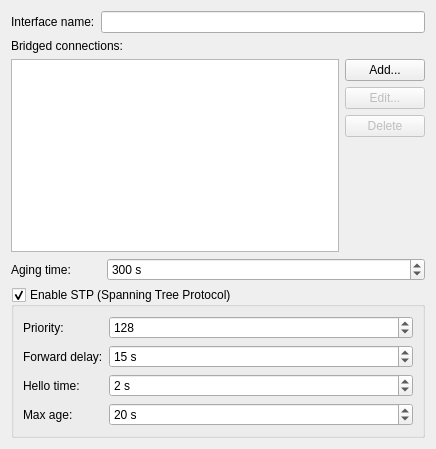
<?xml version="1.0" encoding="UTF-8"?>
<ui version="4.0">
 <author>Lukáš Tinkl &lt;ltinkl@redhat.com&gt;</author>
 <class>BridgeWidget</class>
 <widget class="QWidget" name="BridgeWidget">
  <property name="geometry">
   <rect>
    <x>0</x>
    <y>0</y>
    <width>436</width>
    <height>449</height>
   </rect>
  </property>
  <layout class="QGridLayout" name="gridLayout_2">
   <item row="0" column="0">
    <widget class="QLabel" name="label">
     <property name="text">
      <string>Interface name:</string>
     </property>
     <property name="buddy">
      <cstring>ifaceName</cstring>
     </property>
    </widget>
   </item>
   <item row="0" column="1" colspan="2">
    <widget class="KLineEdit" name="ifaceName"/>
   </item>
   <item row="1" column="0" colspan="3">
    <widget class="QLabel" name="label_7">
     <property name="text">
      <string>Bridged connections:</string>
     </property>
     <property name="buddy">
      <cstring>bridges</cstring>
     </property>
    </widget>
   </item>
   <item row="2" column="0" colspan="3">
    <layout class="QGridLayout" name="gridLayout">
     <item row="0" column="0" rowspan="4">
      <widget class="KListWidget" name="bridges">
       <property name="editTriggers">
        <set>QAbstractItemView::NoEditTriggers</set>
       </property>
       <property name="alternatingRowColors">
        <bool>true</bool>
       </property>
       <property name="uniformItemSizes">
        <bool>true</bool>
       </property>
      </widget>
     </item>
     <item row="0" column="1">
      <widget class="KPushButton" name="btnAdd">
       <property name="text">
        <string>Add...</string>
       </property>
       <property name="icon">
        <iconset theme="list-add">
         <normaloff/>
        </iconset>
       </property>
      </widget>
     </item>
     <item row="1" column="1">
      <widget class="KPushButton" name="btnEdit">
       <property name="enabled">
        <bool>false</bool>
       </property>
       <property name="text">
        <string>Edit...</string>
       </property>
       <property name="icon">
        <iconset theme="configure">
         <normaloff/>
        </iconset>
       </property>
      </widget>
     </item>
     <item row="2" column="1">
      <widget class="KPushButton" name="btnDelete">
       <property name="enabled">
        <bool>false</bool>
       </property>
       <property name="text">
        <string>Delete</string>
       </property>
       <property name="icon">
        <iconset theme="edit-delete">
         <normaloff/>
        </iconset>
       </property>
      </widget>
     </item>
     <item row="3" column="1">
      <spacer name="verticalSpacer">
       <property name="orientation">
        <enum>Qt::Vertical</enum>
       </property>
       <property name="sizeHint" stdset="0">
        <size>
         <width>20</width>
         <height>40</height>
        </size>
       </property>
      </spacer>
     </item>
    </layout>
   </item>
   <item row="3" column="0" colspan="2">
    <widget class="QLabel" name="label_2">
     <property name="text">
      <string>Aging time:</string>
     </property>
     <property name="buddy">
      <cstring>agingTime</cstring>
     </property>
    </widget>
   </item>
   <item row="3" column="2">
    <widget class="QSpinBox" name="agingTime">
     <property name="sizePolicy">
      <sizepolicy hsizetype="MinimumExpanding" vsizetype="Fixed">
       <horstretch>0</horstretch>
       <verstretch>0</verstretch>
      </sizepolicy>
     </property>
     <property name="suffix">
      <string comment="seconds"> s</string>
     </property>
     <property name="maximum">
      <number>999999999</number>
     </property>
     <property name="value">
      <number>300</number>
     </property>
    </widget>
   </item>
   <item row="4" column="0" colspan="3">
    <widget class="QGroupBox" name="stpGroup">
     <property name="title">
      <string>Enable STP (Spanning Tree Protocol)</string>
     </property>
     <property name="checkable">
      <bool>true</bool>
     </property>
     <layout class="QFormLayout" name="formLayout">
      <item row="0" column="0">
       <widget class="QLabel" name="label_3">
        <property name="text">
         <string>Priority:</string>
        </property>
        <property name="buddy">
         <cstring>priority</cstring>
        </property>
       </widget>
      </item>
      <item row="0" column="1">
       <widget class="QSpinBox" name="priority">
        <property name="sizePolicy">
         <sizepolicy hsizetype="MinimumExpanding" vsizetype="Fixed">
          <horstretch>0</horstretch>
          <verstretch>0</verstretch>
         </sizepolicy>
        </property>
        <property name="maximum">
         <number>999999999</number>
        </property>
        <property name="value">
         <number>128</number>
        </property>
       </widget>
      </item>
      <item row="1" column="0">
       <widget class="QLabel" name="label_4">
        <property name="text">
         <string>Forward delay:</string>
        </property>
        <property name="buddy">
         <cstring>forwardDelay</cstring>
        </property>
       </widget>
      </item>
      <item row="1" column="1">
       <widget class="QSpinBox" name="forwardDelay">
        <property name="sizePolicy">
         <sizepolicy hsizetype="MinimumExpanding" vsizetype="Fixed">
          <horstretch>0</horstretch>
          <verstretch>0</verstretch>
         </sizepolicy>
        </property>
        <property name="suffix">
         <string comment="seconds"> s</string>
        </property>
        <property name="maximum">
         <number>999999999</number>
        </property>
        <property name="value">
         <number>15</number>
        </property>
       </widget>
      </item>
      <item row="2" column="0">
       <widget class="QLabel" name="label_5">
        <property name="text">
         <string>Hello time:</string>
        </property>
        <property name="buddy">
         <cstring>helloTime</cstring>
        </property>
       </widget>
      </item>
      <item row="2" column="1">
       <widget class="QSpinBox" name="helloTime">
        <property name="sizePolicy">
         <sizepolicy hsizetype="MinimumExpanding" vsizetype="Fixed">
          <horstretch>0</horstretch>
          <verstretch>0</verstretch>
         </sizepolicy>
        </property>
        <property name="suffix">
         <string comment="seconds"> s</string>
        </property>
        <property name="maximum">
         <number>999999999</number>
        </property>
        <property name="value">
         <number>2</number>
        </property>
       </widget>
      </item>
      <item row="3" column="0">
       <widget class="QLabel" name="label_6">
        <property name="text">
         <string>Max age:</string>
        </property>
        <property name="buddy">
         <cstring>maxAge</cstring>
        </property>
       </widget>
      </item>
      <item row="3" column="1">
       <widget class="QSpinBox" name="maxAge">
        <property name="sizePolicy">
         <sizepolicy hsizetype="MinimumExpanding" vsizetype="Fixed">
          <horstretch>0</horstretch>
          <verstretch>0</verstretch>
         </sizepolicy>
        </property>
        <property name="suffix">
         <string comment="seconds"> s</string>
        </property>
        <property name="maximum">
         <number>999999999</number>
        </property>
        <property name="value">
         <number>20</number>
        </property>
       </widget>
      </item>
     </layout>
    </widget>
   </item>
  </layout>
 </widget>
 <customwidgets>
  <customwidget>
   <class>KLineEdit</class>
   <extends>QLineEdit</extends>
   <header>klineedit.h</header>
  </customwidget>
  <customwidget>
   <class>KPushButton</class>
   <extends>QPushButton</extends>
   <header>kpushbutton.h</header>
  </customwidget>
  <customwidget>
   <class>KListWidget</class>
   <extends>QListWidget</extends>
   <header>klistwidget.h</header>
  </customwidget>
 </customwidgets>
 <tabstops>
  <tabstop>ifaceName</tabstop>
  <tabstop>bridges</tabstop>
  <tabstop>btnAdd</tabstop>
  <tabstop>btnEdit</tabstop>
  <tabstop>btnDelete</tabstop>
  <tabstop>agingTime</tabstop>
  <tabstop>stpGroup</tabstop>
  <tabstop>priority</tabstop>
  <tabstop>forwardDelay</tabstop>
  <tabstop>helloTime</tabstop>
  <tabstop>maxAge</tabstop>
 </tabstops>
 <resources/>
 <connections/>
</ui>
